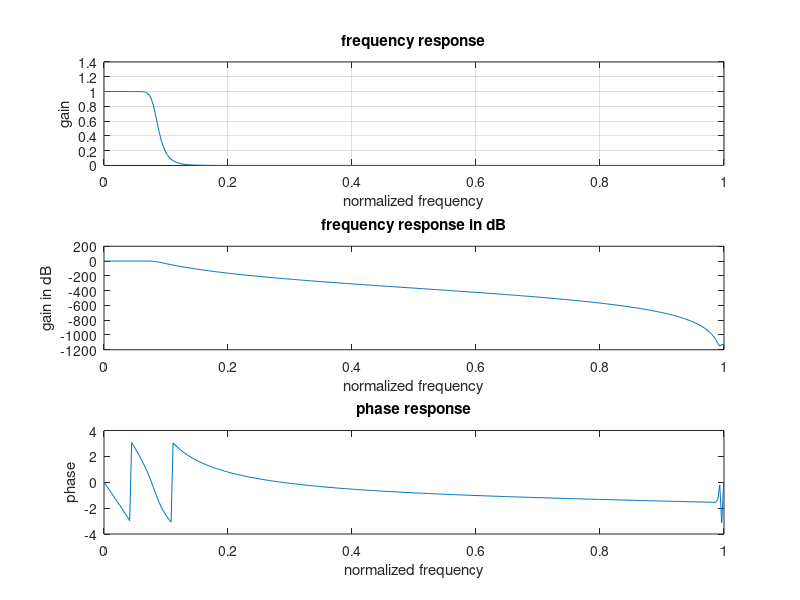

MATLAB code to generate this figure:
%digital low pass butterworth filter

    %parameters: ->3 Hz Bandwidth
    %            ->range 1 micro-Hz to 100 Hz

%Objectives: ->plot amplitude and phase as function of range
%            ->locate frequencies where gain goes to zero
%            ->Calculate peak gain at all side lobes past the 3 Hz
%            Bandwidth

clc
clear all
close all
%find order of filter and then TF
 %Limit:
Rp=1e-6; % pass band position
Rs=20;% stop band attenuation
fp=3; %pass band frequency in Hz
fs=1; % sampling rate (Hz)
f=100; %sampling frequency
Wp=(2*pi*fp)/f;%rad/s fp
Ws= (2*pi*fs)/f; %rad/s fs

[N,wn] = buttord(Wp,Ws,Rp,Rs); %find order of filter
[B,A]=butter(N,wn,'low');
t=0:0.01:pi;
[h ohm]=freqz(B,A,t);
subplot(3,1,1)
plot(ohm/pi,abs(h))
grid on;
xlabel('normalized frequency')
ylabel('gain')
title('frequency response')
subplot(3,1,2)
plot(ohm/pi,20*log(abs(h)))
xlabel('normalized frequency')
ylabel('gain in dB')
title('frequency response in dB')
subplot(3,1,3)
plot(ohm/pi,angle(h))
xlabel('normalized frequency')
ylabel('phase')
title('phase response')

for i = 1:size(ohm)
    if (ohm(i)/pi)>Wp
        if angle(h(i))<angle(h(i+1))
            fprintf('peak gain is %d dB',20*log(abs(h(i))))
        end
    end
end
        
    

